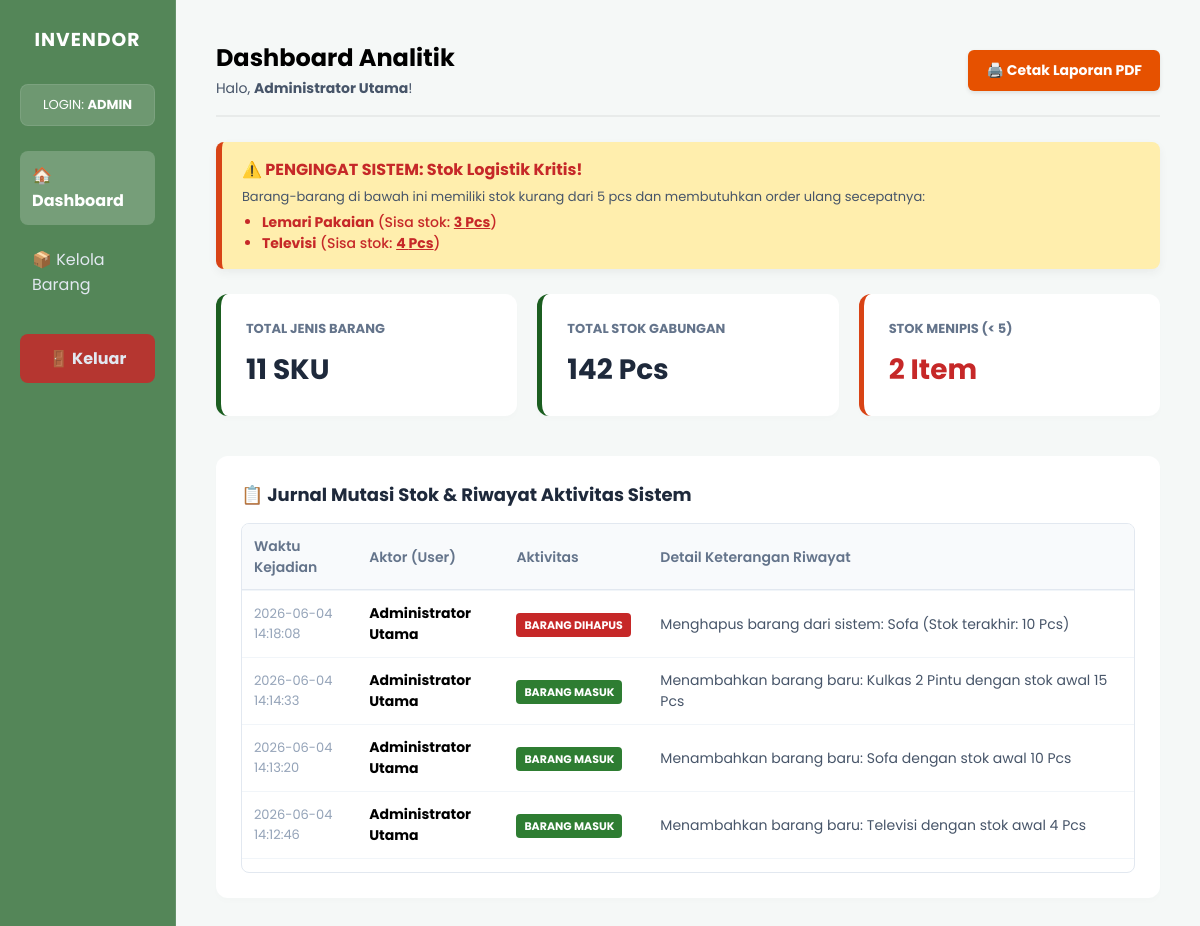
/index.php (signed in), run on the app's committed database.
### tables this page shows
CREATE TABLE `barang` (
  `id` int(11) NOT NULL,
  `kode_barang` varchar(20) NOT NULL,
  `nama_barang` varchar(100) NOT NULL,
  `id_kategori` int(11) DEFAULT NULL,
  `id_supplier` int(11) DEFAULT NULL,
  `stok` int(11) NOT NULL DEFAULT 0,
  `harga` decimal(10,2) NOT NULL,
  `id_user` int(11) DEFAULT NULL
);

CREATE TABLE `riwayat_stok` (
  `id` int(11) NOT NULL,
  `id_barang` int(11) DEFAULT NULL,
  `jenis_perubahan` varchar(50) NOT NULL,
  `jumlah_perubahan` int(11) NOT NULL,
  `tanggal` timestamp NOT NULL DEFAULT current_timestamp(),
  `id_user` int(11) DEFAULT NULL,
  `keterangan` varchar(255) DEFAULT NULL
);

CREATE TABLE `users` (
  `id` int(11) NOT NULL,
  `username` varchar(50) NOT NULL,
  `password` varchar(255) NOT NULL,
  `nama_lengkap` varchar(100) NOT NULL,
  `role` enum('admin','staf') NOT NULL
);

### index.php (the view, shortened to what this page needs)
<?php
require_once 'koneksi.php';
$data_jenis = mysqli_fetch_assoc(mysqli_query($koneksi, "SELECT COUNT(*) AS total_jenis FROM barang"));
$data_stok = mysqli_fetch_assoc(mysqli_query($koneksi, "SELECT SUM(stok) AS total_stok FROM barang"));
$total_stok_tampil = $data_stok['total_stok'] ?? 0;
$data_menipis = mysqli_fetch_assoc(mysqli_query($koneksi, "SELECT COUNT(*) AS stok_menipis FROM barang WHERE stok < 5"));
$list_kritis = mysqli_query($koneksi, "SELECT nama_barang, stok FROM barang WHERE stok < 5");
$riwayat_query = mysqli_query($koneksi, "SELECT r.*, u.nama_lengkap FROM riwayat_stok r LEFT JOIN users u ON r.id_user = u.id ORDER BY r.id DESC LIMIT 30");
?>
<!DOCTYPE html>
<html lang="id">
<head>
</head>
<body>
    <div class="sidebar">
        <h3>INVENDOR</h3>
        <p>LOGIN: <strong><?= strtoupper($_SESSION['role']); ?></strong></p>
        <a href="index.php" class="active">🏠 Dashboard</a>
        <?php if ($_SESSION['role'] === 'admin') : ?>
            <a href="admin.php">📦 Kelola Barang</a>
        <?php else : ?>
            <a href="staf.php">👁️ Lihat Stok Barang</a>
        <?php endif; ?>
        <a href="logout.php" style="background-color: rgba(198, 40, 40, 0.85); text-align: center; margin-top: 25px; font-weight: bold;">🚪 Keluar</a>
    </div>
    <div class="main-content">
        <div class="header">
            <div>
        <h2>Dashboard Analitik</h2>
        <span style="font-size: 14px; color: #475569;">Halo, <strong><?= $_SESSION['nama_lengkap']; ?></strong>!</span>
    </div>
    <a href="cetak.php" target="_blank" style="background-color: #e65100; color: white; text-decoration: none; padding: 10px 18px; border-radius: 6px; font-weight: bold; font-size: 14px; display: flex; align-items: center; gap: 8px; box-shadow: 0 2px 4px rgba(0,0,0,0.1); transition: 0.2s;">
        🖨️ Cetak Laporan PDF
    </a>
</div>
        <?php if ($data_menipis['stok_menipis'] > 0): ?>
            <div class="alert-danger-gudang">
                <h4>⚠️ PENGINGAT SISTEM: Stok Logistik Kritis!</h4>
                <p style="font-size: 13px; margin-bottom: 5px; color: #475569;">Barang-barang di bawah ini memiliki stok kurang dari 5 pcs dan membutuhkan order ulang secepatnya:</p>
                <ul>
                    <?php while($kritis = mysqli_fetch_assoc($list_kritis)): ?>
                        <li><strong><?= $kritis['nama_barang']; ?></strong> (Sisa stok: <span style="text-decoration: underline; font-weight: bold;"><?= $kritis['stok']; ?> Pcs</span>)</li>
                    <?php endwhile; ?>
                </ul>
            </div>
        <?php endif; ?>
        <div class="analytics-grid">
            <div class="card">
                <h4>Total Jenis Barang</h4>
                <p><?= $data_jenis['total_jenis']; ?> SKU</p>
            </div>
            <div class="card">
                <h4>Total Stok Gabungan</h4>
                <p><?= $total_stok_tampil; ?> Pcs</p>
            </div>
            <div class="card <?= ($data_menipis['stok_menipis'] > 0) ? 'warning' : ''; ?>">
                <h4>Stok Menipis (&lt; 5)</h4>
                <p style="color: <?= ($data_menipis['stok_menipis'] > 0) ? '#c62828' : '#1e293b'; ?>"><?= $data_menipis['stok_menipis']; ?> Item</p>
            </div>
        </div>
        <div class="log-container">
            <h3>📋 Jurnal Mutasi Stok & Riwayat Aktivitas Sistem</h3>
            <div class="table-wrapper" style="margin-top: 15px;">
                <table>
                    <thead>
                        <tr>
                            <th>Waktu Kejadian</th>
                            <th>Aktor (User)</th>
                            <th>Aktivitas</th>
                            <th>Detail Keterangan Riwayat</th>
                        </tr>
                    </thead>
                    <tbody>
                        <?php if(mysqli_num_rows($riwayat_query) > 0): ?>
                            <?php while($log = mysqli_fetch_assoc($riwayat_query)):
                                $badge_class = 'bg-edit';
                                if($log['jenis_perubahan'] === 'BARANG MASUK') $badge_class = 'bg-masuk';
                                if($log['jenis_perubahan'] === 'BARANG DIHAPUS') $badge_class = 'bg-hapus';
                            ?>
                                <tr>
                                    <td style="color: #94a3b8; font-size: 13px;"><?= $log['tanggal']; ?></td>
                                    <td><strong><?= $log['nama_lengkap']; ?></strong></td>
                                    <td><span class="badge <?= $badge_class; ?>"><?= $log['jenis_perubahan']; ?></span></td>
                                    <td style="color: #475569;"><?= $log['keterangan']; ?></td>
                                </tr>
                            <?php endwhile; ?>
                        <?php else: ?>
                            <tr><td colspan="4" style="text-align: center; color: #aaa;">Belum ada riwayat aktivitas.</td></tr>
                        <?php endif; ?>
                    </tbody>
                </table>
            </div>
        </div>
    </div>
</body>
</html>

### index.php (style rules this page uses)
* { box-sizing: border-box; margin: 0; padding: 0; font-family: 'Poppins', sans-serif; }
body { background: url('https://images.unsplash.com/photo-1586528116311-ad8dd3c8310d?q=80&w=2070') no-repeat center center fixed; background-size: cover; display: flex; min-height: 100vh; }
.sidebar { width: 260px; background: rgba(27, 94, 32, 0.75); backdrop-filter: blur(15px); -webkit-backdrop-filter: blur(15px); color: white; padding: 25px 20px; border-right: 1px solid rgba(255,255,255,0.1); }
.sidebar h3 { text-align: center; margin-bottom: 30px; font-weight: 700; letter-spacing: 1px; }
.sidebar p { font-size: 13px; background: rgba(255,255,255,0.15); padding: 10px; border-radius: 8px; margin-bottom: 25px; text-align: center; border: 1px solid rgba(255,255,255,0.1); }
.sidebar a { display: block; color: #e2e8f0; padding: 12px; text-decoration: none; border-radius: 8px; margin-bottom: 10px; transition: 0.3s; }
.sidebar a:hover, .sidebar a.active { background-color: rgba(255,255,255,0.2); color: white; font-weight: bold; }
.main-content { flex-grow: 1; padding: 40px; background: rgba(244, 247, 246, 0.85); min-height: 100vh; overflow-y: auto; }
.header { display: flex; justify-content: space-between; align-items: center; margin-bottom: 25px; border-bottom: 2px solid rgba(0,0,0,0.05); padding-bottom: 15px; }
.alert-danger-gudang { background: #ffeead; border-left: 6px solid #d84315; color: #c62828; padding: 15px 20px; border-radius: 8px; margin-bottom: 25px; box-shadow: 0 4px 10px rgba(0,0,0,0.05); }
.alert-danger-gudang h4 { font-size: 16px; margin-bottom: 5px; display: flex; align-items: center; gap: 8px; }
.alert-danger-gudang ul { margin-left: 20px; font-size: 14px; font-weight: 500; }
.analytics-grid { display: grid; grid-template-columns: repeat(auto-fit, minmax(220px, 1fr)); gap: 20px; margin-bottom: 40px; }
.card { background: white; padding: 25px; border-radius: 12px; box-shadow: 0 4px 6px rgba(0,0,0,0.01); border-left: 5px solid #1b5e20; }
.card.warning { border-left-color: #d84315; }
.card h4 { color: #64748b; font-size: 13px; text-transform: uppercase; margin-bottom: 10px; }
.card p { font-size: 28px; font-weight: 700; color: #1e293b; }
.log-container { background: white; padding: 25px; border-radius: 12px; box-shadow: 0 4px 6px rgba(0,0,0,0.01); }
.log-container h3 { color: #1e293b; margin-bottom: 15px; font-size: 18px; }
.table-wrapper { max-height: 350px; overflow-y: auto; border: 1px solid #e2e8f0; border-radius: 8px; }
table { width: 100%; border-collapse: collapse; }
th, td { padding: 12px; text-align: left; border-bottom: 1px solid #f1f5f9; font-size: 14px; transition: background-color 0.2s; }
th { background-color: #f8fafc; color: #64748b; font-weight: 600; position: sticky; top: 0; z-index: 10; box-shadow: inset 0 -1px 0 #e2e8f0; }
.badge { padding: 4px 8px; border-radius: 4px; font-size: 11px; font-weight: bold; color: white; text-transform: uppercase; }
.bg-masuk { background-color: #2e7d32; }
.bg-hapus { background-color: #c62828; }

### data on the page
barang: nama_barang "Lemari Pakaian", stok "3"
barang: nama_barang "Televisi", stok "4"
riwayat_stok: tanggal "2026-06-04 14:18:08", id_user.nama_lengkap "Administrator Utama", jenis_perubahan "BARANG DIHAPUS", keterangan "Menghapus barang dari sistem: Sofa (Stok terakhir: 10 Pcs)"
riwayat_stok: tanggal "2026-06-04 14:14:33", id_user.nama_lengkap "Administrator Utama", jenis_perubahan "BARANG MASUK", keterangan "Menambahkan barang baru: Kulkas 2 Pintu dengan stok awal 15 Pcs"
riwayat_stok: tanggal "2026-06-04 14:13:20", id_user.nama_lengkap "Administrator Utama", jenis_perubahan "BARANG MASUK", keterangan "Menambahkan barang baru: Sofa dengan stok awal 10 Pcs"
riwayat_stok: tanggal "2026-06-04 14:12:46", id_user.nama_lengkap "Administrator Utama", jenis_perubahan "BARANG MASUK", keterangan "Menambahkan barang baru: Televisi dengan stok awal 4 Pcs"

### other printed values
$_SESSION['role'] "ADMIN"
$_SESSION['nama_lengkap'] "Administrator Utama"
$data_jenis['total_jenis'] "11"
$total_stok_tampil "142"
$data_menipis['stok_menipis'] "2"
